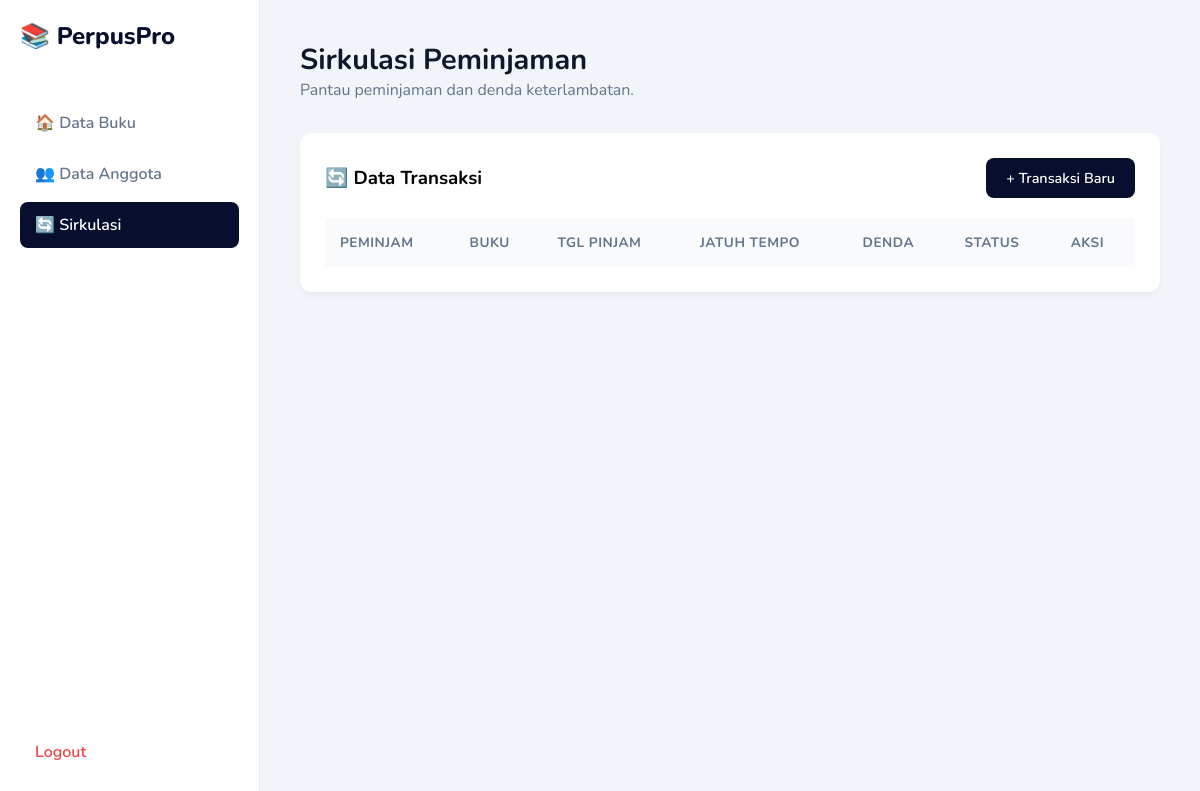
Page /transaksi.php (signed in) on the earlier database version.
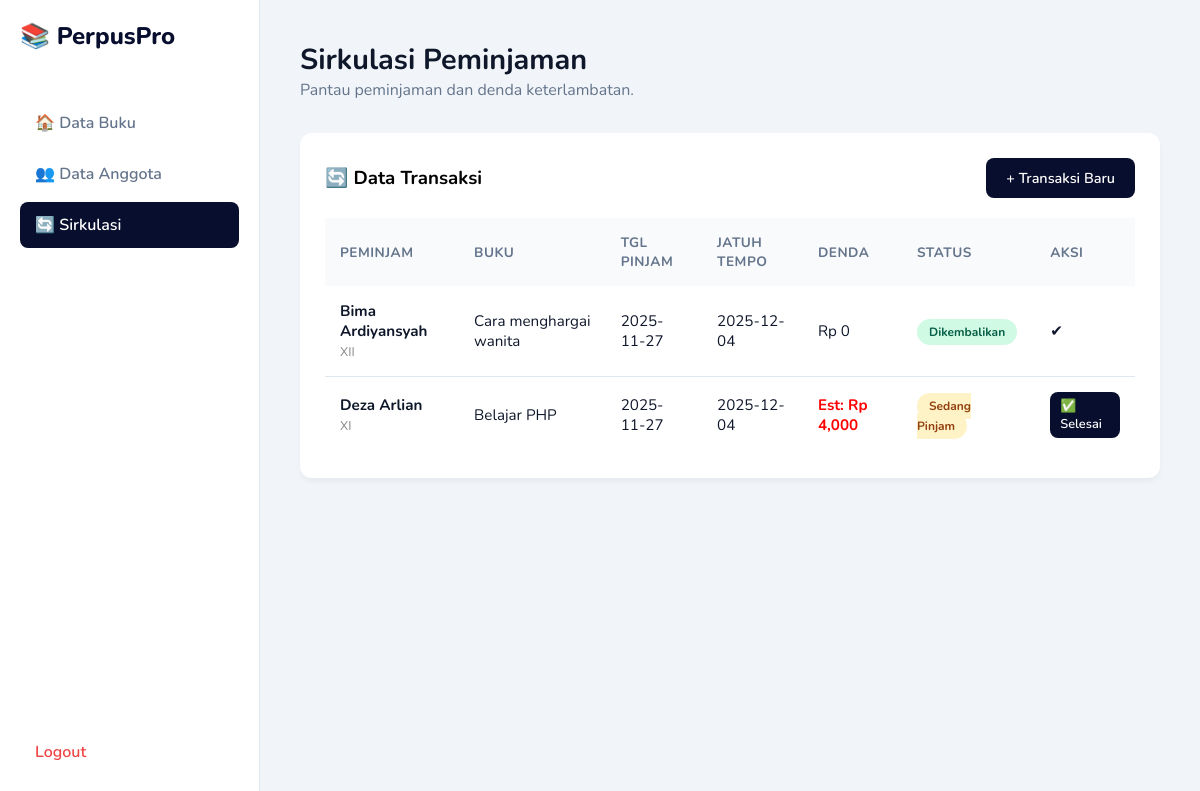
Same page on the later database version.
### tables this page shows
CREATE TABLE `transaksi` (
  `id_transaksi` int(11) NOT NULL,
  `id_buku` int(11) DEFAULT NULL,
  `id_anggota` int(11) DEFAULT NULL,
  `peminjam` varchar(100) DEFAULT NULL,
  `tgl_pinjam` date DEFAULT NULL,
  `tgl_kembali` date DEFAULT NULL,
  `denda` int(11) DEFAULT 0,
  `status` enum('pinjam','kembali') DEFAULT 'pinjam'
);

CREATE TABLE `anggota` (
  `id_anggota` int(11) NOT NULL,
  `nis` varchar(20) NOT NULL,
  `nama_siswa` varchar(100) NOT NULL,
  `kelas` varchar(50) NOT NULL,
  `jurusan` varchar(50) NOT NULL
);

CREATE TABLE `buku` (
  `id_buku` int(11) NOT NULL,
  `judul` varchar(100) DEFAULT NULL,
  `jenis_buku` varchar(50) DEFAULT NULL,
  `pengarang` varchar(100) DEFAULT NULL,
  `penerbit` varchar(100) DEFAULT NULL,
  `tahun_terbit` int(11) DEFAULT NULL,
  `rak` varchar(50) DEFAULT NULL
);

### transaksi.php (the view, shortened to what this page needs)
<?php
include 'koneksi.php';
?>
<!DOCTYPE html>
<html>
<head><title>Transaksi Sirkulasi</title><link rel="stylesheet" href="style.css"></head>
<body>
    <?php include 'sidebar.php'; ?>
    <div class="main-content">
        <div class="header-title">
            <h2>Sirkulasi Peminjaman</h2>
            <p style="color:var(--text-grey)">Pantau peminjaman dan denda keterlambatan.</p>
        </div>
        <div class="card">
            <div style="display:flex; justify-content:space-between; align-items:center; margin-bottom:20px;">
                <h3>🔄 Data Transaksi</h3>
                <a href="tambah_transaksi.php" class="btn btn-primary">+ Transaksi Baru</a>
            </div>
            <table>
                <thead>
                    <tr><th>Peminjam</th><th>Buku</th><th>Tgl Pinjam</th><th>Jatuh Tempo</th><th>Denda</th><th>Status</th><th>Aksi</th></tr>
                </thead>
                <tbody>
                    <?php
$q = mysqli_query($koneksi, "SELECT * FROM transaksi
                            LEFT JOIN buku ON transaksi.id_buku = buku.id_buku
                            LEFT JOIN anggota ON transaksi.id_anggota = anggota.id_anggota
                            ORDER BY id_transaksi DESC");
                    while($d = mysqli_fetch_array($q)){
                        $jatuh_tempo = date('Y-m-d', strtotime($d['tgl_pinjam'] . ' + 7 days'));
                        $sekarang = date('Y-m-d');
                        $denda_est = 0;
                        if($d['status'] == 'pinjam' && $sekarang > $jatuh_tempo){
                            $tgl1 = new DateTime($jatuh_tempo);
                            $tgl2 = new DateTime($sekarang);
                            $denda_est = ($tgl1->diff($tgl2)->d) * 1000;
                        }
                    ?>
                    <tr>
                        <td>
    <b><?php echo $d['nama_siswa']; ?></b><br>
    <small style="color:#888"><?php echo $d['kelas']; ?></small>
</td>
                        <td><?php echo $d['judul']; ?></td>
                        <td><?php echo $d['tgl_pinjam']; ?></td>
                        <td><?php echo $jatuh_tempo; ?></td>
                        <td>
                            <?php
                            if($d['status'] == 'kembali'){
                                echo "Rp " . number_format($d['denda']);
                            } else {
                                if($denda_est > 0) echo "<span style='color:red; font-weight:bold'>Est: Rp ".number_format($denda_est)."</span>";
                                else echo "-";
                            }
                            ?>
                        </td>
                        <td>
                            <?php if($d['status'] == 'pinjam') { ?>
                                <span class="badge bg-soft-yellow">Sedang Pinjam</span>
                            <?php } else { ?>
                                <span class="badge bg-soft-green">Dikembalikan</span>
                            <?php } ?>
                        </td>
                        <td>
                            <?php if($d['status'] == 'pinjam') { ?>
                                <a href="proses_kembali.php?id=<?php echo $d['id_transaksi']; ?>" class="btn btn-primary" style="padding:5px 10px; font-size:0.8rem">✅ Selesai</a>
                            <?php } else { ?>
                                ✔
                            <?php } ?>
                        </td>
                    </tr>
                    <?php } ?>
                </tbody>
            </table>
        </div>
    </div>
</body>
</html>

### sidebar.php
<div class="sidebar">
    <div class="brand">📚 PerpusPro</div>
    <a href="dashboard.php" class="menu-item <?php echo basename($_SERVER['PHP_SELF']) == 'dashboard.php' ? 'active' : '' ?>">🏠 Data Buku</a>
    <a href="anggota.php" class="menu-item <?php echo basename($_SERVER['PHP_SELF']) == 'anggota.php' ? 'active' : '' ?>">👥 Data Anggota</a>
    <a href="transaksi.php" class="menu-item <?php echo basename($_SERVER['PHP_SELF']) == 'transaksi.php' ? 'active' : '' ?>">🔄 Sirkulasi</a>
    <a href="logout.php" class="menu-item logout">Logout</a>
</div>

### style.css (style rules this page uses)
:root { --primary: #080e2d; --secondary: #3f37c9; --bg-dark: #0f172a; --bg-light: #f1f5f9; --white: #ffffff; --text-grey: #64748b; --danger: #ef4444; --success: #10b981; --warning: #f59e0b; }
* { margin: 0; padding: 0; box-sizing: border-box; font-family: 'Nunito', sans-serif; }
body { background-color: var(--bg-light); display: flex; min-height: 100vh; }
.sidebar { width: 260px; background: var(--white); padding: 20px; display: flex; flex-direction: column; position: fixed; height: 100vh; border-right: 1px solid #e2e8f0; }
.brand { font-size: 1.5rem; font-weight: 800; color: var(--primary); margin-bottom: 3rem; display: flex; align-items: center; gap: 10px; }
.menu-item { padding: 12px 15px; color: var(--text-grey); text-decoration: none; border-radius: 8px; margin-bottom: 5px; font-weight: 600; transition: 0.3s; display: flex; align-items: center; gap: 10px; }
.menu-item:hover, .menu-item.active { background: var(--primary); color: var(--white); }
.menu-item.logout { color: var(--danger); margin-top: auto; }
.main-content { margin-left: 260px; flex: 1; padding: 40px; width: calc(100% - 260px); }
.header-title { margin-bottom: 2rem; }
.header-title h2 { font-size: 1.8rem; color: var(--bg-dark); }
.card { background: var(--white); padding: 25px; border-radius: 12px; box-shadow: 0 4px 6px -1px rgba(0, 0, 0, 0.05); }
.btn { padding: 10px 20px; border-radius: 8px; border: none; cursor: pointer; font-weight: 600; text-decoration: none; display: inline-block; font-size: 0.9rem; transition: 0.2s; }
.btn-primary { background: var(--primary); color: white; }
table { width: 100%; border-collapse: collapse; margin-top: 20px; }
th { text-align: left; padding: 15px; background: #f8fafc; color: var(--text-grey); font-size: 0.85rem; text-transform: uppercase; letter-spacing: 0.5px; }
td { padding: 15px; border-bottom: 1px solid #e2e8f0; color: var(--bg-dark); font-size: 0.95rem; }
tr:last-child td { border-bottom: none; }
.badge { padding: 5px 12px; border-radius: 20px; font-size: 0.75rem; font-weight: 700; }
.bg-soft-green { background: #d1fae5; color: #065f46; }
.bg-soft-yellow { background: #fef3c7; color: #92400e; }

Differences in the rows shown:
added transaksi: id_anggota.nama_siswa "Bima Ardiyansyah", id_anggota.kelas "XII", id_buku.judul "Cara menghargai wanita", tgl_pinjam "2025-11-27", tgl_pinjam "2025-12-04", denda "0", status "Dikembalikan"
added transaksi: id_anggota.nama_siswa "Deza Arlian", id_anggota.kelas "XI", id_buku.judul "Belajar PHP", tgl_pinjam "2025-11-27", tgl_pinjam "2025-12-04", tgl_pinjam "4,000", status "Sedang Pinjam"
